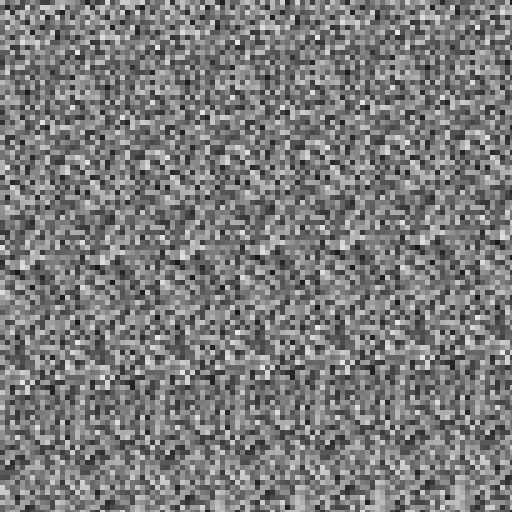
Frame 1 (no input)
Frame 60 (no input): identical to frame 1, image omitted
Frame 120 (the mouse pressed at the canvas centre since frame 60): identical to frame 1, image omitted

The p5.js sketch that drew this single still picture (run headless with seeded random() and noise() and a simulated clock; from frame 60 on, the mouse is pressed at the canvas centre):

// p5.js sketch
// ── sketch.js
/* DN3008 Generative Art, Ashley Hi 2026
 * Week 5 - Randomness & Noise
 * 2D Noise
 *** Try adjusting pixelScale and noiseScale. Can you get it to a point where you see the pattern in the noise ?
 *** Try animating the noise.
 */

var octaves = 8;
var falloff = 0.5;
var noiseScale = 5;
var pixelScale = 5;

function setup() {
  createCanvas(512, 512);
  frameRate(60);
  noStroke();
}

function draw() {
  background(0);
  noiseDetail(octaves, falloff);

  var numCols = width / pixelScale;
  var numRows = height / pixelScale;
  var w = width / numCols;
  var h = height / numRows;
  for (var x = 0; x < numCols; x++) {
    for (var y = 0; y < numRows; y++) {
      var noiseVal = noise(x * noiseScale, y * noiseScale);
      fill(noiseVal * 255);
      rect(x * w, y * h, w, h);
    }
  }

  
}
